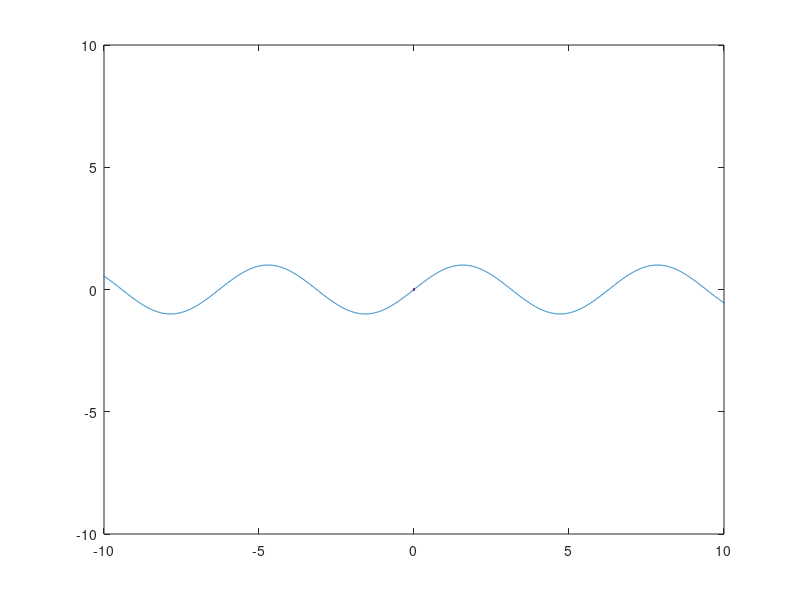

MATLAB code to generate this figure: (Note: this script raises an error after producing the figure.)
clear
x=-5*pi:pi/500:5*pi;
y=sin(x);

plot(x,y);
hold on;
xlim([-10, 10]);
ylim([-10, 10]);
hold on;

t = 0:0.05:10;
A = plot(0,0);
B = plot(0,0);
C = plot(0,0);
k=1;

for i = t
    x=i;
    y=sin(i);
    R=1;
    #for j = 1:1:5
      x=i;
      y=sin(i);
      [circleX, circleY] = circles(x,y,R);
      set(C, 'xdata', circleX, 'ydata', circleY);
      hold on;
      pause(0.06)


      fun= (@a) ((i-a)^2+(sin(i)-sin(a))^2 - 2);
     # j=fsolve(fun, i );
      j=i+2;
      x=j;
      y=sin(j);
      [circleX, circleY] = circles(x,y,R);
      set(A, 'xdata', circleX, 'ydata', circleY);
      hold on;
      pause(0.06)

      l=j+1.5;
      x=l;
      y=sin(l);
      [circleX, circleY] = circles(x,y,R);
      set(B, 'xdata', circleX, 'ydata', circleY);
      hold on;
      pause(0.06)
    #endfor

    k=k+1;
endfor

